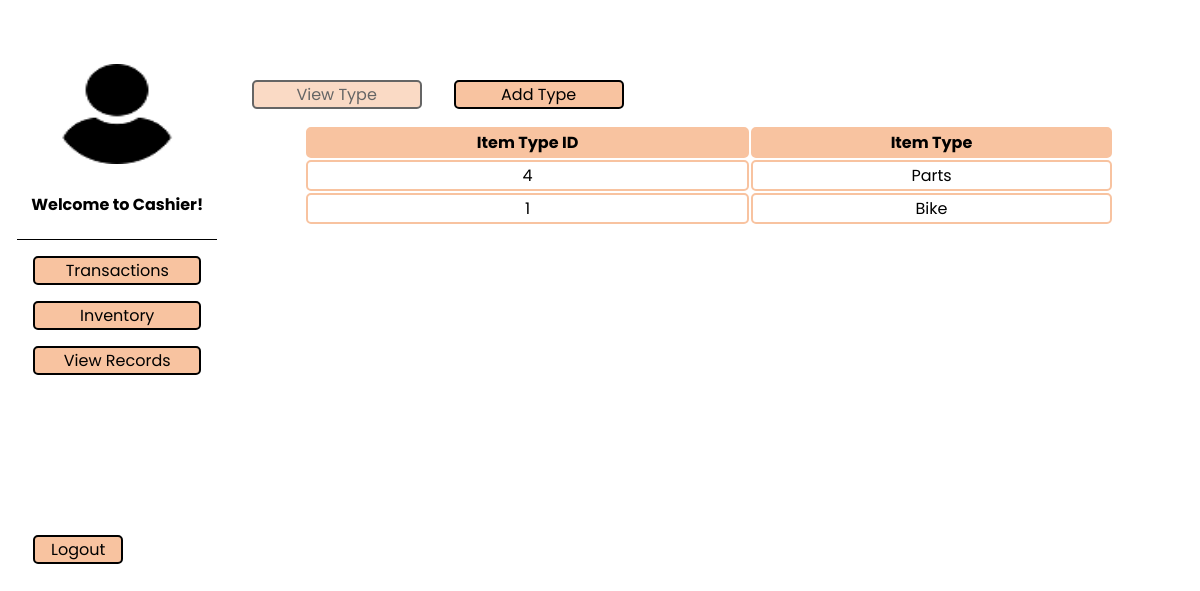
Page /add_type/type.php on the earlier database version.
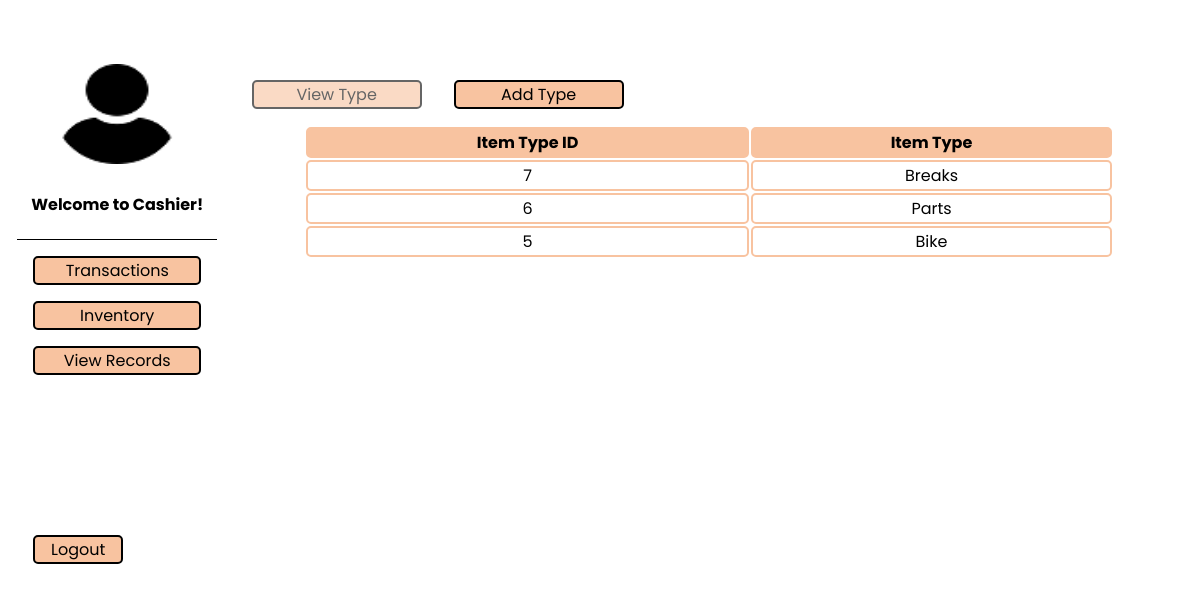
Same page on the later database version.
### tables this page shows
CREATE TABLE `tbl_itemtype` (
  `itemtype_id` int(11) NOT NULL,
  `item_type` varchar(255) NOT NULL
);

### add_type/type.php (the view, shortened to what this page needs)
<?php
include "../dbcon.php";
$statement = $pdo->prepare('SELECT * FROM tbl_itemtype order by itemtype_id desc');
$statement->execute();
$row = $statement->fetchAll(PDO::FETCH_ASSOC);
?>
<!DOCTYPE html>
<html lang="en">
  <head>
    <link rel="stylesheet" href="../css/index.css" />
  </head>
  <body>
    <div class="admin-main">
      <div class="admin-image">
        <img
          src="../images/logoo.png"
          alt="admin logo"
          width="120"
          height="100"
        />
        <?php if ($_SESSION["Roles"] == 'admin'): ?>
          <h4>Welcome to Admin!</h4>
        <?php else: ?>
          <h4>Welcome to Cashier!</h4>
        <?php endif;?>
      </div>
      <ul>
        <li><a href="../order/order.php">Transactions</a></li>
        <li><a href="../inventory/inventory.php">Inventory</a></li>
        <li><a href="../view_orders/viewitem.php">View Records</a></li>
        <li class="logout"><a href="../logout.php">Logout</a></li>
      </ul>
    </div>
    <div class="admin-contents">
      <div class="navbar">
        <li class="disabled"><a href="">View Type</a></li>
        <li><a href="add_type.php">Add Type</a></li>
      </div>
      <div class="admin-tables">
        <table class="inventory">
        <tr>
            <th>Item Type ID</th>
            <th>Item Type</th>
        </tr>
          <?php foreach ($row as $i => $item):?>
        <tr>
			<td><?php echo $item['itemtype_id']; ?></td>
			<td><?php echo $item['item_type']; ?></td>
      </tr>
        <?php endforeach;?>
        </table>
      </div>
    </div>
  </body>
</html>

Differences in the rows shown:
removed tbl_itemtype: itemtype_id "4", item_type "Parts"
removed tbl_itemtype: itemtype_id "1", item_type "Bike"
added tbl_itemtype: itemtype_id "7", item_type "Breaks"
added tbl_itemtype: itemtype_id "6", item_type "Parts"
added tbl_itemtype: itemtype_id "5", item_type "Bike"
